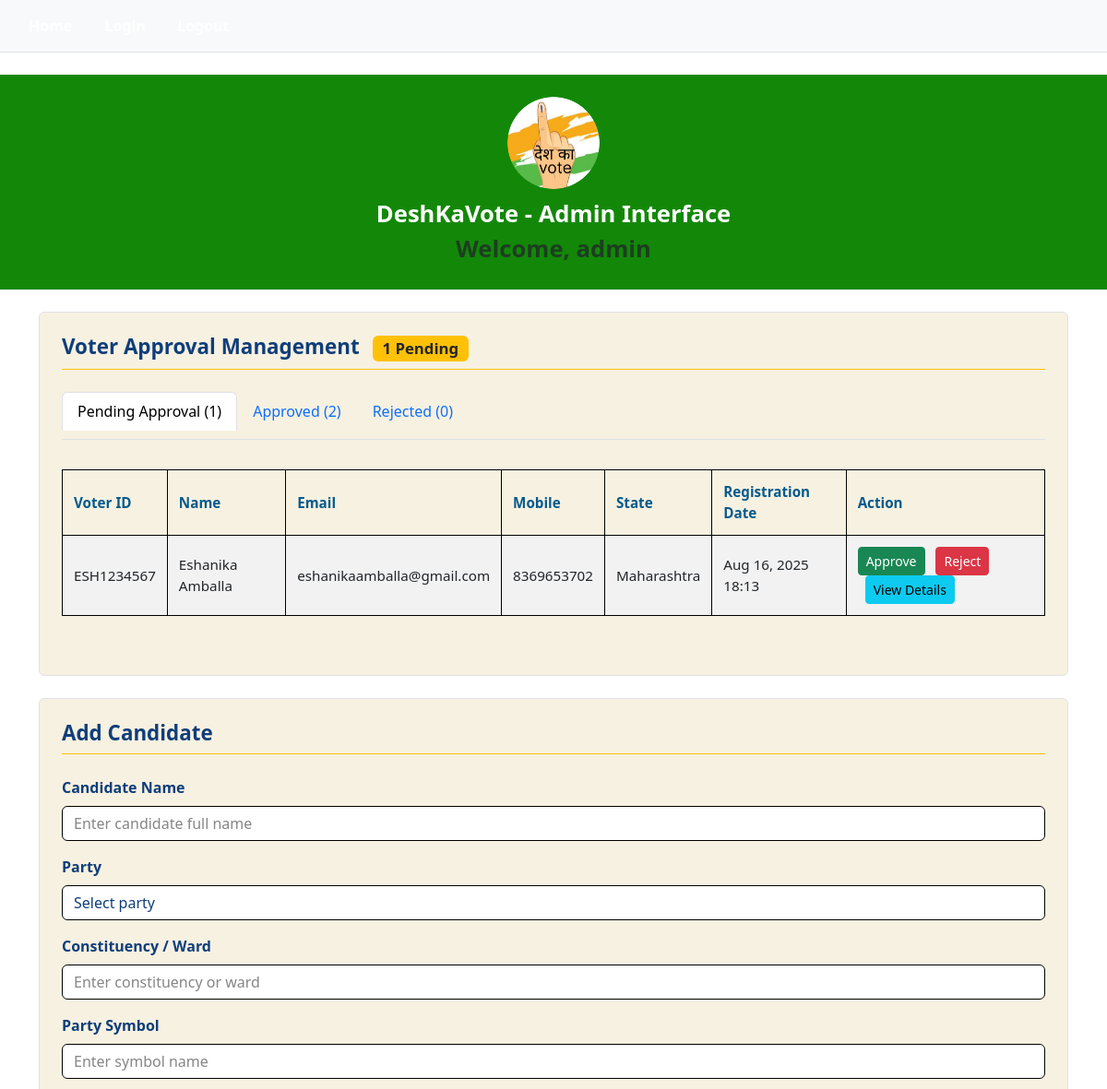
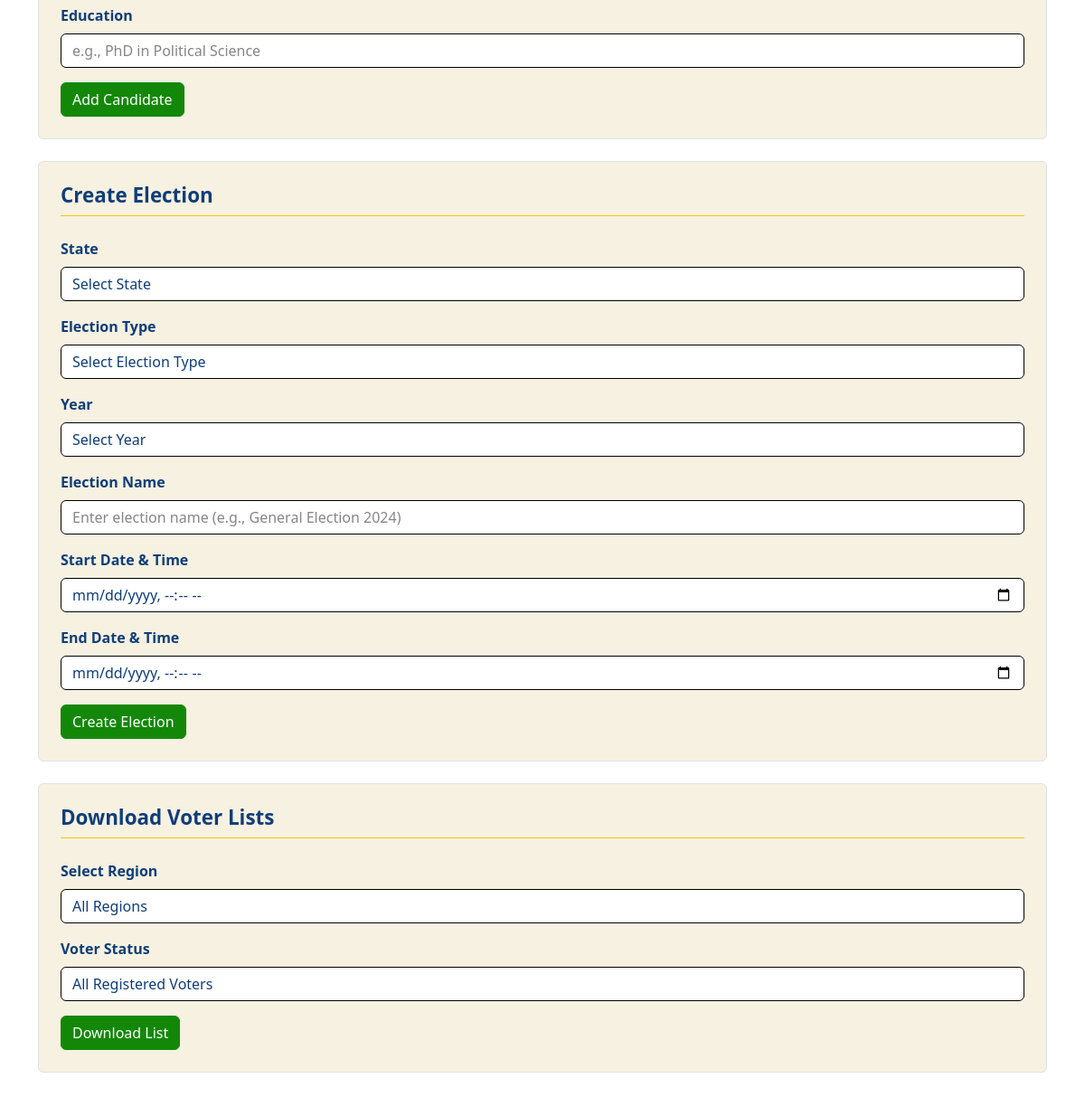
Screenshot of /admin-dashboard/ (signed in) with the database file from the repository (2 pictures, top to bottom).
### voting/models.py (models this page shows, shortened)
class CustomUser(AbstractUser):
    USER_ROLES = (
        ('voter', 'Voter'),
        ('admin', 'Admin'),
    )
    role = models.CharField(max_length=10, choices=USER_ROLES, default='voter')
    mobile = models.CharField(max_length=10, validators=[RegexValidator(r'^\d{10}$')])
    is_verified = models.BooleanField(default=False)
    is_active = models.BooleanField(default=False)

class Voter(models.Model):
    GENDER_CHOICES = (
        ('Male', 'Male'),
        ('Female', 'Female'),
        ('Other', 'Other'),
    )
    APPROVAL_STATUS_CHOICES = (
        ('pending', 'Pending Approval'),
        ('approved', 'Approved'),
        ('rejected', 'Rejected'),
    )
    user = models.OneToOneField(CustomUser, on_delete=models.CASCADE)
    first_name = models.CharField(max_length=50)
    last_name = models.CharField(max_length=50)
    email = models.EmailField()
    mobile = models.CharField(max_length=10)
    date_of_birth = models.DateField()
    gender = models.CharField(max_length=10, choices=GENDER_CHOICES)
    parent_spouse_name = models.CharField(max_length=100)
    street_address = models.TextField()
    city = models.CharField(max_length=50)
    state = models.CharField(max_length=50)
    pincode = models.CharField(max_length=6)
    place_of_birth = models.CharField(max_length=50)
    voter_id = models.CharField(max_length=20, unique=True)
    aadhar_number = models.CharField(max_length=12)
    pan_number = models.CharField(max_length=10)
    approval_status = models.CharField(
        max_length=10,
        choices=APPROVAL_STATUS_CHOICES,
        default='pending'
    )
    approved_by = models.ForeignKey(
        settings.AUTH_USER_MODEL,
        on_delete=models.SET_NULL,
        null=True,
        blank=True,
        related_name='approved_voters'
    )
    approval_date = models.DateTimeField(null=True, blank=True)
    rejection_reason = models.TextField(null=True, blank=True)
    aadhar_verified = models.BooleanField(default=False)
    pan_verified = models.BooleanField(default=False)
    voter_id_verified = models.BooleanField(default=False)
    created_at = models.DateTimeField(auto_now_add=True)
    updated_at = models.DateTimeField(auto_now=True)
    @property
    def full_name(self):
        return f"{self.first_name} {self.last_name}"

### voting/views.py (the view)
# urls.py: path('admin-dashboard/', views.admin_dashboard, name='admin_dashboard'),
@login_required
def admin_dashboard(request):
    if not (request.user.is_staff or request.user.role == 'admin'):
        return redirect('landing')
    pending_voters = Voter.objects.filter(approval_status='pending').order_by('-created_at')
    approved_voters = Voter.objects.filter(approval_status='approved').order_by('-approval_date')
    rejected_voters = Voter.objects.filter(approval_status='rejected').order_by('-updated_at')
    elections = Election.objects.all().order_by('-created_at')
    candidates = Candidate.objects.all().order_by('-created_at')
    context = {
        'admin_username': request.user.username,
        'is_superuser': request.user.is_superuser,
        'django_admin_url': '/admin/',
        'pending_voters': pending_voters,
        'approved_voters': approved_voters,
        'rejected_voters': rejected_voters,
        'elections': elections,
        'candidates': candidates,
        'pending_count': pending_voters.count(),
        'approved_count': approved_voters.count(),
        'rejected_count': rejected_voters.count(),
    }
    return render(request, 'admin.html', context)

### templates/admin.html (shortened to what this page needs)
{% load static %}
<!DOCTYPE html>
<html lang="en">
<head>
<link href="https://cdn.jsdelivr.net/npm/bootstrap@5.3.0/dist/css/bootstrap.min.css" rel="stylesheet">
<link rel="stylesheet" href="{% static 'css/style.css' %}">
</head>
<body>
<nav class="p-3 border-bottom mb-4 bg-light">
  <a href="{% url 'landing' %}" class="me-3">Home</a>
  <a href="{% url 'admin_login' %}">Login</a>
  <a href="{% url 'logout' %}" class="me-3">Logout</a>
</nav>
<header class="text-center my-4">
  <img src="{% static 'images/logo.png' %}" alt="DeshKaVote Logo" class="rounded-circle mb-2" style="width: 100px; height: 100px; object-fit: cover; border: none;">
  <div>DeshKaVote - Admin Interface</div>
  <div class="text-muted">Welcome, {{ admin_username }}</div>
</header>
<main class="container">
  <section aria-labelledby="voter-approval-title" class="my-4 p-4 border rounded">
    <h2 id="voter-approval-title" class="pb-2 mb-4 border-bottom border-warning">
      Voter Approval Management
      <span class="badge bg-warning text-dark ms-2">{{ pending_count }} Pending</span>
    </h2>
    <ul class="nav nav-tabs" id="approvalTabs" role="tablist">
      <li class="nav-item" role="presentation">
        <button class="nav-link active" id="pending-tab" data-bs-toggle="tab" data-bs-target="#pending" type="button" role="tab">
          Pending Approval ({{ pending_count }})
        </button>
      </li>
      <li class="nav-item" role="presentation">
        <button class="nav-link" id="approved-tab" data-bs-toggle="tab" data-bs-target="#approved" type="button" role="tab">
          Approved ({{ approved_count }})
        </button>
      </li>
      <li class="nav-item" role="presentation">
        <button class="nav-link" id="rejected-tab" data-bs-toggle="tab" data-bs-target="#rejected" type="button" role="tab">
          Rejected ({{ rejected_count }})
        </button>
      </li>
    </ul>
    <div class="tab-content" id="approvalTabContent">
      <div class="tab-pane fade show active" id="pending" role="tabpanel">
        <div class="mt-3">
          {% if pending_voters %}
            <div class="table-responsive">
              <table class="table table-bordered table-striped">
                <thead class="table-warning">
                  <tr>
                    <th scope="col">Voter ID</th>
                    <th scope="col">Name</th>
                    <th scope="col">Email</th>
                    <th scope="col">Mobile</th>
                    <th scope="col">State</th>
                    <th scope="col">Registration Date</th>
                    <th scope="col">Action</th>
                  </tr>
                </thead>
                <tbody>
                  {% for voter in pending_voters %}
                  <tr id="voter-row-{{ voter.id }}">
                    <td>{{ voter.voter_id }}</td>
                    <td>{{ voter.full_name }}</td>
                    <td>{{ voter.email }}</td>
                    <td>{{ voter.mobile }}</td>
                    <td>{{ voter.state }}</td>
                    <td>{{ voter.created_at|date:"M d, Y H:i" }}</td>
                    <td>
                      <button class="btn btn-success btn-sm me-2" onclick="approveVoter('{{ voter.id }}', '{{ voter.voter_id }}')">
                        Approve
                      </button>
                      <button class="btn btn-danger btn-sm" onclick="showRejectModal('{{ voter.id }}', '{{ voter.voter_id }}')">
                        Reject
                      </button>
                      <button class="btn btn-info btn-sm ms-2" onclick="viewVoterDetails('{{ voter.id }}')">
                        View Details
                      </button>
                    </td>
                  </tr>
                  {% endfor %}
                </tbody>
              </table>
            </div>
          {% else %}
            <div class="alert alert-info">No pending voter approvals.</div>
          {% endif %}
        </div>
      </div>
    </div>
  </section>
  <section aria-labelledby="add-candidate-title" class="my-4 p-4 border rounded">
    <h2 id="add-candidate-title" class="pb-2 mb-4 border-bottom border-warning">Add Candidate</h2>
    <form aria-label="Add candidate form" onsubmit="return false;">
      <div class="mb-3">
        <label for="candidateName" class="form-label fw-bold">Candidate Name</label>
        <input type="text" id="candidateName" name="candidateName" class="form-control" placeholder="Enter candidate full name" required />
      </div>
      <div class="mb-3">
        <label for="candidateParty" class="form-label fw-bold">Party</label>
        <select id="candidateParty" name="candidateParty" class="form-select" required>
          <option value="" disabled selected>Select party</option>
        </select>
      </div>
      <div class="mb-3">
        <label for="candidateConstituency" class="form-label fw-bold">Constituency / Ward</label>
        <input type="text" id="candidateConstituency" name="candidateConstituency" class="form-control" placeholder="Enter constituency or ward" required />
      </div>
      <div class="mb-3">
        <label for="candidateSymbol" class="form-label fw-bold">Party Symbol</label>
        <input type="text" id="candidateSymbol" name="candidateSymbol" class="form-control" placeholder="Enter symbol name" required />
      </div>
      <div class="mb-3">
        <label for="candidateEducation" class="form-label fw-bold">Education</label>
        <input type="text" id="candidateEducation" name="candidateEducation" class="form-control" placeholder="e.g., PhD in Political Science" />
      </div>
      <button type="submit" class="btn btn-primary">Add Candidate</button>
    </form>
  </section>
  <section aria-labelledby="create-election-title" class="my-4 p-4 border rounded">
    <h2 id="create-election-title" class="pb-2 mb-4 border-bottom border-warning">Create Election</h2>
    <form aria-label="Create election form" onsubmit="return false;">
      <div class="mb-3">
        <label for="electionState" class="form-label fw-bold">State</label>
        <select id="electionState" name="electionState" class="form-select" required>
          <option value="" disabled selected>Select State</option>
        </select>
      </div>
      <div class="mb-3">
        <label for="electionType" class="form-label fw-bold">Election Type</label>
        <select id="electionType" name="electionType" class="form-select" required>
          <option value="" disabled selected>Select Election Type</option>
        </select>
      </div>
      <div class="mb-3">
        <label for="electionYear" class="form-label fw-bold">Year</label>
        <select id="electionYear" name="electionYear" class="form-select" required>
          <option value="" disabled selected>Select Year</option>
        </select>
      </div>
      <div class="mb-3">
        <label for="electionName" class="form-label fw-bold">Election Name</label>
        <input type="text" id="electionName" name="electionName" class="form-control" placeholder="Enter election name (e.g., General Election 2024)" required />
      </div>
      <div class="mb-3">
        <label for="startDate" class="form-label fw-bold">Start Date & Time</label>
        <input type="datetime-local" id="startDate" name="startDate" class="form-control" required />
      </div>
      <div class="mb-3">
        <label for="endDate" class="form-label fw-bold">End Date & Time</label>
        <input type="datetime-local" id="endDate" name="endDate" class="form-control" required />
      </div>
      <button type="submit" class="btn btn-primary">Create Election</button>
    </form>
  </section>
  <section aria-labelledby="download-voters-title" class="my-4 p-4 border rounded">
    <h2 id="download-voters-title" class="pb-2 mb-4 border-bottom border-warning">Download Voter Lists</h2>
    <form aria-label="Download voter lists form" onsubmit="return false;">
      <div class="mb-3">
        <label for="downloadRegion" class="form-label fw-bold">Select Region</label>
        <select id="downloadRegion" name="downloadRegion" class="form-select">
          <option value="all">All Regions</option>
        </select>
      </div>
      <div class="mb-3">
        <label for="downloadStatus" class="form-label fw-bold">Voter Status</label>
        <select id="downloadStatus" name="downloadStatus" class="form-select">
          <option value="all">All Registered Voters</option>
        </select>
      </div>
      <button type="submit" class="btn btn-primary">Download List</button>
    </form>
  </section>
</main>
</body>
</html>

### static/css/style.css (style rules this page uses)
* { box-sizing: border-box; }
body, html { margin: 0; padding: 0; font-family: 'Segoe UI', Tahoma, Geneva, Verdana, sans-serif; background: #ffffff; color: #0f3e7a; }
header { background-color: #138808; color: white; padding: 1.5rem 1rem; text-align: center; font-weight: 700; font-size: 1.6rem; }
main { max-width: 960px; margin: 1.5rem auto; padding: 0 1rem 2.5rem; }
h2 { border-bottom: 3px solid #f58220; padding-bottom: 0.5rem; margin-bottom: 1.5rem; font-weight: 700; font-size: 1.4rem; }
section { margin-bottom: 2.5rem; border: 1px solid #000; border-radius: 0.5rem; padding: 1.5rem; background-color: #f7f1e1 !important; }
.form-control, .form-select { border: 1px solid #000000 !important; color: #0f3e7a !important; background: #ffffff !important; }
.form-control::placeholder { color: #868686; }
.btn-primary { background-color: #138808 !important; border-color: #138808 !important; color: white !important; }
.table { width: 100%; border-collapse: collapse; margin-top: 1rem; margin-bottom: 2.5rem; }
.table th, .table td { border: 1px solid #000 !important; padding: 0.75rem; text-align: left; font-size: 0.95rem; vertical-align: middle; }
.table thead th { background-color: #f7f1e1 !important; color: #055a8c !important; font-weight: 700; }
.table-striped tbody tr:nth-of-type(odd) { background-color: #fdf7ec !important; }
nav { background-color: #d35400; padding: 0.75rem; }
nav a { color: white; text-decoration: none; margin: 0.5rem 0.9375rem; font-weight: bold; }
ul { padding-left: 1.25rem; }
li { margin-bottom: 0.625rem; }
a { color: #d35400; text-decoration: none; }

### rows the page displays
CustomUser: username "admin"
Voter: voter_id "ESH1234567", full_name "Eshanika Amballa", email "eshanikaamballa@gmail.com", mobile "8369653702", state "Maharashtra", created_at "Aug 16, 2025 18:13"

### other values shown
{{ pending_count }} "1"
{{ approved_count }} "2"
{{ rejected_count }} "0"
